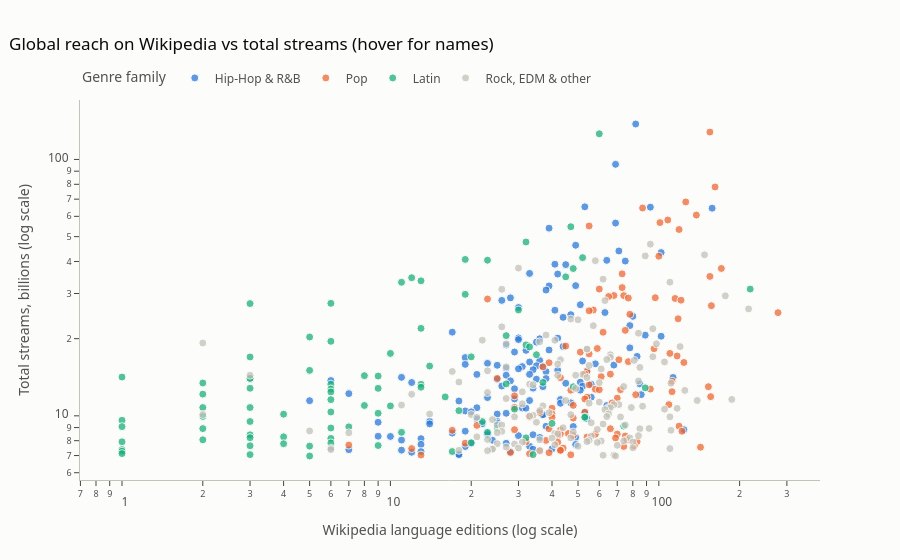

Notebook cell for this chart:
### Markdown cell above
* As in Part 1, **career length and Collab Share do not move with total streams** (ρ ≈ 0).
* **The three Wikipedia variables are the only ones clearly linked with streams** (ρ = 0.32-0.36, all p < 0.001): the more the world writes about an artist, and in more languages, the more they are streamed.
* They are strongly linked to each other (0.83-0.97), so they measure the same thing: **public attention**.
* They also rise with career length (0.49 for languages) and fall with Collab Share (-0.40): plausibly because older artists have had decades to become famous worldwide, while very collaborative artists
  (often regional stars and producers) are written about less. This will matter in 3.3 and 3.4.
* Streams per Year is linked with the total (0.65) partly by construction (it is computed from it), so we do not read it as a cause.

### Code cell
# same genre groups and colours as the maps (MAP_COLORS, section 2.3)
lab['Map Genre'] = lab['Genre Family'].where(lab['Genre Family'].isin(list(MAP_COLORS)[:3]), 'Rock, EDM & other')
fig = px.scatter(lab.dropna(subset=['wiki_languages']), x='wiki_languages', y='Total (B)', log_x=True, log_y=True,
                 color='Map Genre', color_discrete_map=MAP_COLORS, category_orders={'Map Genre': list(MAP_COLORS)},
                 hover_name='Artist Name', hover_data={'wiki_languages': True, 'Total (B)': ':.1f', 'Map Genre': False,
                                                      'Primary Genre': True, 'Country of Origin': True},
                 labels={'wiki_languages': 'Wikipedia language editions (log scale)', 'Total (B)': 'Total streams, billions (log scale)'},
                 title='Global reach on Wikipedia vs total streams (hover for names)', height=560)
fig.update_traces(marker=dict(size=8, opacity=0.75, line=dict(width=1, color='white')))
fig.update_layout(legend=dict(title='Genre family', orientation='h', y=1.02, x=0, yanchor='bottom'))
fig.show()

small_footprint = lab[lab['wiki_languages'] <= 10]
print(f"Artists with articles in 10 languages or fewer: {len(small_footprint)}, of which Latin: {(small_footprint['Genre Family'] == 'Latin').sum()}")
small_footprint.nlargest(5, 'Total Streams')[['Artist Name', 'Primary Genre', 'wiki_languages', 'Total Streams']]

### Figure 1 — Plotly figure (JSON) as saved in the notebook; plotly's stock layout.template omitted (floating-point values rounded to 4 significant figures; data arrays with more than 128 entries replaced by an {"elided": "..."} marker saying what was removed)
{"data": [{"customdata": {"elided": "145x3 str values"}, "hovertemplate": "<b>%{hovertext}</b><br><br>Wikipedia language editions (log scale)=%{x}<br>Total streams, billions (log scale)=%{y:.1f}<br>Primary Genre=%{customdata[1]}<br>Country of Origin=%{customdata[2]}<extra></extra>", "hovertext": {"elided": "145 str values"}, "legendgroup": "Hip-Hop & R&B", "marker": {"color": "#2a78d6", "line": {"color": "white", "width": 1}, "opacity": 0.75, "size": 8, "symbol": "circle"}, "mode": "markers", "name": "Hip-Hop & R&B", "orientation": "v", "showlegend": true, "type": "scatter", "x": {"elided": "145 float values"}, "xaxis": "x", "y": {"elided": "145 float values"}, "yaxis": "y"}, {"customdata": {"elided": "112x3 str values"}, "hovertemplate": "<b>%{hovertext}</b><br><br>Wikipedia language editions (log scale)=%{x}<br>Total streams, billions (log scale)=%{y:.1f}<br>Primary Genre=%{customdata[1]}<br>Country of Origin=%{customdata[2]}<extra></extra>", "hovertext": ["Taylor Swift", "Justin Bieber", "Ariana Grande", "Ed Sheeran", "Rihanna", "Billie Eilish", "Bruno Mars", "Post Malone", "BTS", "Dua Lipa", "Lady Gaga", "Maroon 5", "Beyoncé", "Sia", "Doja Cat", "Shawn Mendes", "Harry Styles", "Sam Smith", "One Direction", "Olivia Rodrigo", "Adele", "Pritam", "Katy Perry", "Selena Gomez", "Pitbull", "Halsey", "Michael Jackson", "Sabrina Carpenter", "Miley Cyrus", "Camila Cabello", "OneRepublic", "Tate McRae", "Charlie Puth", "Justin Timberlake", "Jason Derulo", "BLACKPINK", "Bebe Rexha", "Demi Lovato", "Ellie Goulding", "P!nk", "Britney Spears", "James Arthur", "Anitta", "Stray Kids", "ROSALÍA", "Charli xcx", "Zara Larsson", "Lewis Capaldi", "Camilo", "Mariah Carey", "John Mayer", "ABBA", "TWICE", "Ava Max", "ZAYN", "Michael Bublé", "Anne-Marie", "Frank Sinatra", "Kesha", "LAUV", "Madonna", "Meghan Trainor", "Lorde", "Melanie Martinez", "Jung Kook", "Christina Aguilera", "Little Mix", "Labrinth", "Clean Bandit", "Troye Sivan", "Conan Gray", "Alessia Cara", "Benson Boone", "RAYE", "Gracie Abrams", "Teddy Swims", "Jennifer Lopez", "Jonas Brothers", "Julia Michaels", "Clairo", "Tove Lo", "TV Girl", "Avril Lavigne", "SEVENTEEN", "TINI", "Backstreet Boys", "Jimin", "Chappell Roan", "Mark Ronson", "Kelly Clarkson", "Niall Horan", "Bee Gees", "JENNIE", "Jess Glynne", "Phil Collins", "Atif Aslam", "NewJeans", "Rex Orange County", "Kumaar", "Nelly Furtado", "Rita Ora", "Céline Dion", "ENHYPEN", "LANY", "Tom Odell", "MØ", "Laufey", "Calum Scott", "TOMORROW X TOGETHER", "benny blanco", "Jason Mraz", "The Marías"], "legendgroup": "Pop", "marker": {"color": "#eb6834", "line": {"color": "white", "width": 1}, "opacity": 0.75, "size": 8, "symbol": "circle"}, "mode": "markers", "name": "Pop", "orientation": "v", "showlegend": true, "type": "scatter", "x": [155.0, 162.0, 126.0, 87.0, 138.0, 108.0, 101.0, 55.0, 119.0, 100.0, 171.0, 73.0, 155.0, 73.0, 60.0, 68.0, 74.0, 65.0, 97.0, 77.0, 115.0, 23.0, 121.0, 157.0, 57.0, 55.0, 278.0, 78.0, 118.0, 75.0, 62.0, 45.0, 59.0, 96.0, 51.0, 110.0, 55.0, 117.0, 71.0, 77.0, 124.0, 39.0, 37.0, 54.0, 53.0, 66.0, 61.0, 43.0, 25.0, 112.0, 55.0, 153.0, 93.0, 58.0, 72.0, 60.0, 47.0, 112.0, 82.0, 29.0, 156.0, 54.0, 70.0, 53.0, 67.0, 109.0, 48.0, 29.0, 40.0, 53.0, 36.0, 40.0, 33.0, 40.0, 48.0, 21.0, 119.0, 66.0, 39.0, 29.0, 43.0, 17.0, 122.0, 46.0, 43.0, 70.0, 58.0, 48.0, 42.0, 75.0, 54.0, 69.0, 76.0, 38.0, 83.0, 32.0, 42.0, 19.0, 7.0, 81.0, 74.0, 143.0, 44.0, 12.0, 43.0, 43.0, 36.0, 28.0, 39.0, 33.0, 47.0, 13.0], "xaxis": "x", "y": [127.9, 78.1, 68.3, 64.66, 60.67, 58.05, 56.73, 55.03, 53.31, 41.94, 37.57, 35.79, 34.98, 31.64, 31.21, 29.47, 29.45, 29.2, 28.89, 28.8, 28.69, 28.54, 28.25, 26.9, 25.88, 25.69, 25.26, 24.89, 23.91, 21.55, 21.18, 18.71, 18.31, 18.27, 17.72, 17.52, 17.44, 17.12, 16.55, 16.27, 16.15, 16.11, 15.53, 14.95, 14.56, 14.54, 14.22, 14.09, 13.99, 13.65, 13.21, 12.99, 12.72, 12.7, 12.65, 12.65, 12.59, 12.42, 12.09, 11.97, 11.88, 11.82, 11.72, 11.63, 11.23, 11.06, 10.99, 10.78, 10.71, 10.33, 10.31, 10.18, 9.95, 9.86, 9.798, 9.178, 9.116, 8.91, 8.9, 8.831, 8.809, 8.78, 8.706, 8.531, 8.508, 8.486, 8.473, 8.383, 8.366, 8.339, 8.263, 8.197, 8.057, 8.02, 7.94, 7.934, 7.887, 7.824, 7.689, 7.628, 7.597, 7.543, 7.486, 7.453, 7.353, 7.335, 7.287, 7.193, 7.182, 7.114, 7.048, 7.029], "yaxis": "y"}, {"customdata": {"elided": "94x3 str values"}, "hovertemplate": "<b>%{hovertext}</b><br><br>Wikipedia language editions (log scale)=%{x}<br>Total streams, billions (log scale)=%{y:.1f}<br>Primary Genre=%{customdata[1]}<br>Country of Origin=%{customdata[2]}<extra></extra>", "hovertext": ["Bad Bunny", "J Balvin", "Ozuna", "Daddy Yankee", "Rauw Alejandro", "Anuel AA", "KAROL G", "Maluma", "Feid", "Myke Towers", "Peso Pluma", "Shakira", "Farruko", "Fuerza Regida", "Junior H", "Nicky Jam", "Arcángel", "Romeo Santos", "Natanael Cano", "Sech", "Manuel Turizo", "Don Omar", "JHAYCO", "Luis Miguel", "Sebastian Yatra", "Carín León", "Bizarrap", "Justin Quiles", "Quevedo", "Morat", "Tito Double P", "Grupo Frontera", "Lenny Tavárez", "Christian Nodal", "Banda MS de Sergio Lizárraga", "Wisin & Yandel", "Mora", "Wisin", "Becky G", "Yandel", "Enrique Iglesias", "Luis R Conriquez", "Zion & Lennox", "Ñengo Flow", "Bryant Myers", "Grupo Firme", "Reik", "Cris MJ", "Beéle", "Tainy", "Chencho Corleone", "Darell", "Aventura", "Maria Becerra", "De La Ghetto", "Danny Ocean", "La Arrolladora Banda El Limón De Rene Camacho", "Dalex", "Marc Anthony", "Luis Fonsi", "Neton Vega", "Oscar Maydon", "Julión Álvarez y su Norteño Banda", "Prince Royce", "Alejandro Sanz", "Juanes", "Gabito Ballesteros", "El Alfa", "Blessd", "NATTI NATASHA", "Alfredo Olivas", "DJ Luian", "Joan Sebastian", "Alejandro Fernández", "Calibre 50", "Jay Wheeler", "Noriel", "Vicente Fernández", "Piso 21", "Eslabon Armado", "Ovy On The Drums", "Ricardo Arjona", "Los Ángeles Azules", "Brytiago", "Zion", "Ryan Castro", "Wesley Safadão", "Mc IG", "Grupo Menos É Mais", "Nicki Nicole", "Grupo Marca Registrada", "Los Temerarios", "Juan Gabriel", "Omar Courtz"], "legendgroup": "Latin", "marker": {"color": "#1baf7a", "line": {"color": "white", "width": 1}, "opacity": 0.75, "size": 8, "symbol": "circle"}, "mode": "markers", "name": "Latin", "orientation": "v", "showlegend": true, "type": "scatter", "x": [60.0, 47.0, 32.0, 52.0, 19.0, 23.0, 48.0, 45.0, 12.0, 13.0, 11.0, 219.0, 19.0, 6.0, 3.0, 30.0, 13.0, 27.0, 5.0, 6.0, 32.0, 33.0, 10.0, 35.0, 20.0, 3.0, 14.0, 5.0, 8.0, 9.0, 1.0, 3.0, 3.0, 37.0, 2.0, 27.0, 6.0, 13.0, 48.0, 13.0, 89.0, 3.0, 9.0, 6.0, 6.0, 2.0, 16.0, 6.0, 8.0, 10.0, 3.0, 2.0, 29.0, 18.0, 6.0, 9.0, 4.0, 2.0, 53.0, 53.0, 0.0, 1.0, 3.0, 22.0, 40.0, 74.0, 1.0, 7.0, 6.0, 25.0, 2.0, 0.0, 11.0, 23.0, 3.0, 4.0, 3.0, 32.0, 6.0, 2.0, 1.0, 20.0, 6.0, 4.0, 9.0, 3.0, 5.0, 1.0, 1.0, 17.0, 1.0, 3.0, 34.0, 5.0], "xaxis": "x", "y": [125.9, 54.65, 47.65, 41.41, 40.74, 40.45, 37.55, 34.84, 34.58, 33.62, 33.18, 31.21, 29.78, 27.47, 27.41, 25.88, 21.94, 20.55, 20.3, 19.53, 18.91, 18.58, 17.52, 17.31, 16.98, 16.97, 15.64, 15.04, 14.35, 14.29, 14.17, 14.0, 13.99, 13.5, 13.43, 13.32, 13.29, 13.27, 12.99, 12.93, 12.86, 12.81, 12.8, 12.71, 12.39, 12.15, 11.85, 11.57, 10.97, 10.93, 10.78, 10.77, 10.61, 10.48, 10.35, 10.23, 10.15, 9.949, 9.915, 9.863, 9.854, 9.609, 9.503, 9.495, 9.34, 9.122, 9.076, 9.056, 8.965, 8.96, 8.916, 8.802, 8.622, 8.617, 8.434, 8.282, 8.216, 8.205, 8.165, 8.063, 7.922, 7.852, 7.839, 7.785, 7.662, 7.645, 7.619, 7.388, 7.278, 7.256, 7.123, 7.059, 7.059, 6.972], "yaxis": "y"}, {"customdata": {"elided": "143x3 str values"}, "hovertemplate": "<b>%{hovertext}</b><br><br>Wikipedia language editions (log scale)=%{x}<br>Total streams, billions (log scale)=%{y:.1f}<br>Primary Genre=%{customdata[1]}<br>Country of Origin=%{customdata[2]}<extra></extra>", "hovertext": {"elided": "143 str values"}, "legendgroup": "Rock, EDM & other", "marker": {"color": "#c3c2b7", "line": {"color": "white", "width": 1}, "opacity": 0.75, "size": 8, "symbol": "circle"}, "mode": "markers", "name": "Rock, EDM & other", "orientation": "v", "showlegend": true, "type": "scatter", "x": {"elided": "143 float values"}, "xaxis": "x", "y": {"elided": "143 float values"}, "yaxis": "y"}], "layout": {"height": 560, "legend": {"orientation": "h", "title": {"text": "Genre family"}, "tracegroupgap": 0, "x": 0, "y": 1.02, "yanchor": "bottom"}, "title": {"text": "Global reach on Wikipedia vs total streams (hover for names)"}, "xaxis": {"anchor": "y", "domain": [0.0, 1.0], "title": {"text": "Wikipedia language editions (log scale)"}, "type": "log"}, "yaxis": {"anchor": "x", "domain": [0.0, 1.0], "title": {"text": "Total streams, billions (log scale)"}, "type": "log"}}}
